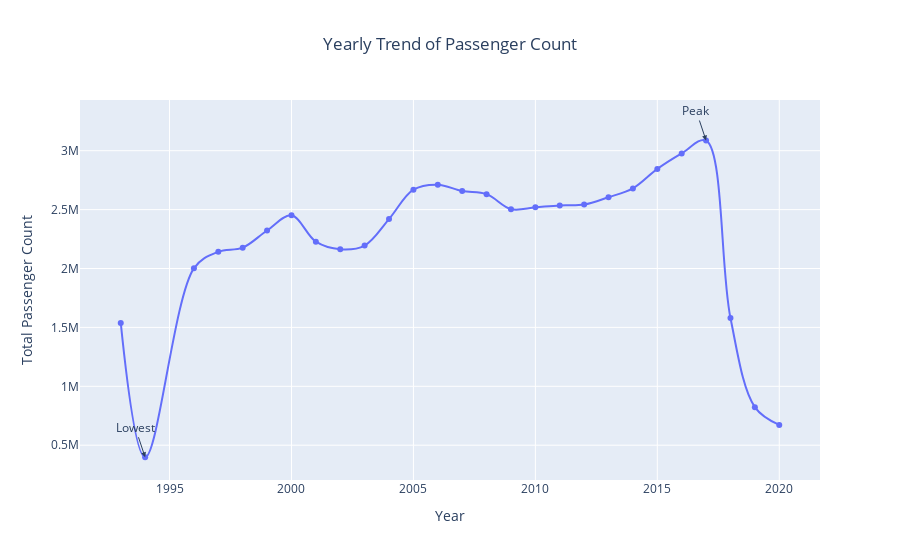
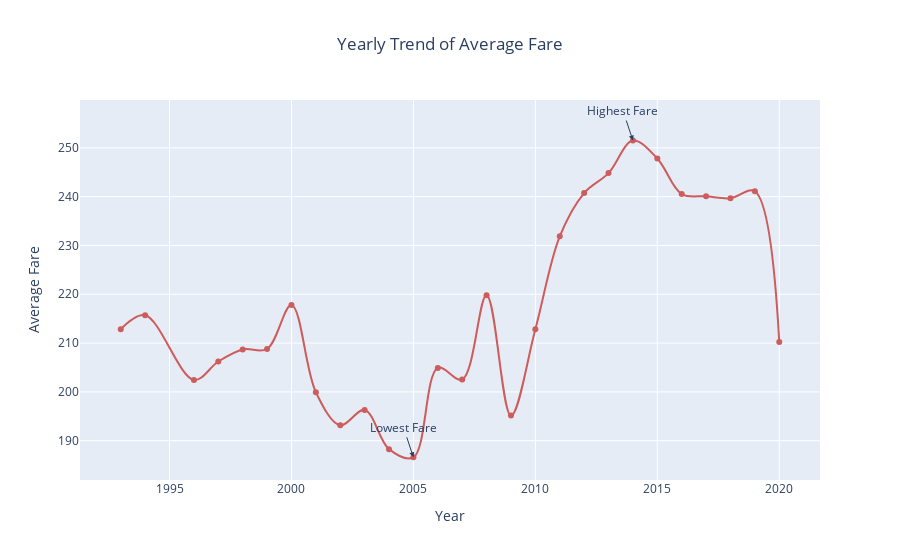

Notebook code for these charts, in order:
### Code cell
import plotly.express as px
import plotly.graph_objects as go

# 1. Improved Line Plot for Passenger Count Over Time
passenger_trend = df.groupby('Year')['PassengerCount'].sum().reset_index()

# Create line plot with markers
fig1 = px.line(passenger_trend, x='Year', y='PassengerCount', title="Yearly Trend of Passenger Count",
               line_shape='spline', markers=True)

# Highlight peak and lowest points with annotations
peak_year = passenger_trend.loc[passenger_trend['PassengerCount'].idxmax()]
low_year = passenger_trend.loc[passenger_trend['PassengerCount'].idxmin()]
fig1.add_annotation(x=peak_year['Year'], y=peak_year['PassengerCount'],
                    text="Peak", showarrow=True, arrowhead=2)
fig1.add_annotation(x=low_year['Year'], y=low_year['PassengerCount'],
                    text="Lowest", showarrow=True, arrowhead=2)

# Update layout
fig1.update_layout(
    yaxis_title="Total Passenger Count",
    xaxis_title="Year",
    legend_title="Metric",
    hovermode="x unified",
    title_x=0.5
)
fig1.update_layout(xaxis=dict(autorange=True), yaxis=dict(autorange=True))
fig1.show()

# 2. Improved Line Plot for Average Fare Over Time
fare_trend = df.groupby('Year')['AverageFare'].mean().reset_index()

# Create line plot with markers
fig2 = px.line(fare_trend, x='Year', y='AverageFare', title="Yearly Trend of Average Fare",
               line_shape='spline', markers=True, color_discrete_sequence=['indianred'])

# Highlight peak and lowest points with annotations
peak_fare = fare_trend.loc[fare_trend['AverageFare'].idxmax()]
low_fare = fare_trend.loc[fare_trend['AverageFare'].idxmin()]
fig2.add_annotation(x=peak_fare['Year'], y=peak_fare['AverageFare'],
                    text="Highest Fare", showarrow=True, arrowhead=2)
fig2.add_annotation(x=low_fare['Year'], y=low_fare['AverageFare'],
                    text="Lowest Fare", showarrow=True, arrowhead=2)

# Update layout
fig2.update_layout(
    yaxis_title="Average Fare",
    xaxis_title="Year",
    legend_title="Metric",
    hovermode="x unified",
    title_x=0.5
)
fig2.update_layout(xaxis=dict(autorange=True), yaxis=dict(autorange=True))
fig2.show()

### Figure 1 — Plotly figure (JSON) as saved in the notebook; plotly's stock layout.template omitted (floating-point values rounded to 4 significant figures)
{"data": [{"hovertemplate": "Year=%{x}<br>PassengerCount=%{y}<extra></extra>", "legendgroup": "", "line": {"color": "#636efa", "dash": "solid", "shape": "spline"}, "marker": {"symbol": "circle"}, "mode": "lines+markers", "name": "", "orientation": "v", "showlegend": false, "type": "scatter", "x": [1993, 1994, 1996, 1997, 1998, 1999, 2000, 2001, 2002, 2003, 2004, 2005, 2006, 2007, 2008, 2009, 2010, 2011, 2012, 2013, 2014, 2015, 2016, 2017, 2018, 2019, 2020], "xaxis": "x", "y": [1538123, 397639, 2001616, 2141358, 2176741, 2322840, 2451166, 2227580, 2163044, 2195068, 2419911, 2668863, 2710823, 2657243, 2631007, 2503994, 2519171, 2535719, 2542516, 2605325, 2680103, 2845536, 2977255, 3086637, 1579549, 822988, 671971], "yaxis": "y"}], "layout": {"annotations": [{"arrowhead": 2, "showarrow": true, "text": "Peak", "x": 2017, "y": 3086637}, {"arrowhead": 2, "showarrow": true, "text": "Lowest", "x": 1994, "y": 397639}], "autosize": true, "hovermode": "x unified", "legend": {"title": {"text": "Metric"}, "tracegroupgap": 0}, "title": {"text": "Yearly Trend of Passenger Count", "x": 0.5}, "xaxis": {"anchor": "y", "autorange": true, "domain": [0, 1], "range": [1991.0, 2022.0], "title": {"text": "Year"}, "type": "linear"}, "yaxis": {"anchor": "x", "autorange": true, "domain": [0, 1], "range": [130300.0, 3904000.0], "title": {"text": "Total Passenger Count"}, "type": "linear"}}}

### Figure 2 — Plotly figure (JSON) as saved in the notebook; plotly's stock layout.template omitted (floating-point values rounded to 4 significant figures)
{"data": [{"hovertemplate": "Year=%{x}<br>AverageFare=%{y}<extra></extra>", "legendgroup": "", "line": {"color": "indianred", "dash": "solid", "shape": "spline"}, "marker": {"symbol": "circle"}, "mode": "lines+markers", "name": "", "orientation": "v", "showlegend": false, "type": "scatter", "x": [1993, 1994, 1996, 1997, 1998, 1999, 2000, 2001, 2002, 2003, 2004, 2005, 2006, 2007, 2008, 2009, 2010, 2011, 2012, 2013, 2014, 2015, 2016, 2017, 2018, 2019, 2020], "xaxis": "x", "y": [212.8, 215.7, 202.4, 206.2, 208.7, 208.8, 217.8, 199.9, 193.2, 196.3, 188.3, 186.6, 204.9, 202.5, 219.8, 195.1, 212.8, 231.9, 240.7, 244.8, 251.5, 247.8, 240.5, 240.1, 239.7, 241.1, 210.2], "yaxis": "y"}], "layout": {"annotations": [{"arrowhead": 2, "showarrow": true, "text": "Highest Fare", "x": 2014, "y": 251.5}, {"arrowhead": 2, "showarrow": true, "text": "Lowest Fare", "x": 2005, "y": 186.6}], "autosize": true, "hovermode": "x unified", "legend": {"title": {"text": "Metric"}, "tracegroupgap": 0}, "title": {"text": "Yearly Trend of Average Fare", "x": 0.5}, "xaxis": {"anchor": "y", "autorange": true, "domain": [0, 1], "range": [1991.0, 2022.0], "title": {"text": "Year"}, "type": "linear"}, "yaxis": {"anchor": "x", "autorange": true, "domain": [0, 1], "range": [180.2, 271.2], "title": {"text": "Average Fare"}, "type": "linear"}}}
